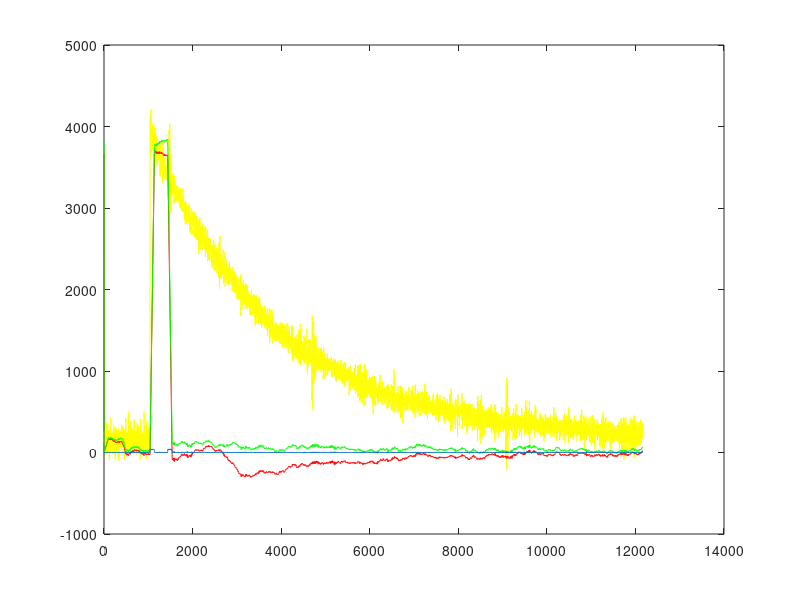

The MATLAB source for this figure:
data_r_f = csvread('Result_fixed.csv');
data = load('TPE_38_1_mod_3.txt');
data_r_uf = csvread('Result_ufixed.csv');
close all
clc
% Baseline restore
data = data - 1500;

energy_uf = data_r_uf(1);
energy_f = data_r_f(1);

data_uf = data_r_uf(2:end);
data_f = data_r_f(2:end);
%differale
data_diff_f = abs(diff(data_f));
data_diff_uf = abs(diff(data_uf));

%Plot
plot(data,'y')
%plot(data_diff_f,'b')
hold on
plot(data_r_f,'r')

plot(data_r_uf,'g')
plot(data_diff_uf)

procent = energy_f / energy_uf*100;
